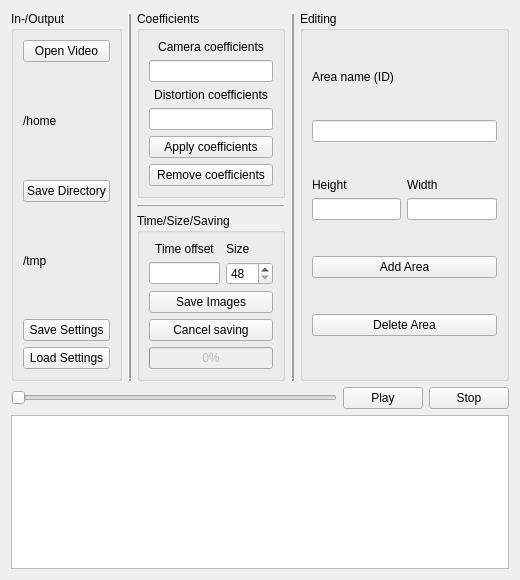
<?xml version="1.0" encoding="UTF-8"?>
<ui version="4.0">
 <class>VideoWidget</class>
 <widget class="QWidget" name="VideoWidget">
  <property name="geometry">
   <rect>
    <x>0</x>
    <y>0</y>
    <width>520</width>
    <height>580</height>
   </rect>
  </property>
  <property name="sizePolicy">
   <sizepolicy hsizetype="Preferred" vsizetype="Preferred">
    <horstretch>0</horstretch>
    <verstretch>0</verstretch>
   </sizepolicy>
  </property>
  <property name="maximumSize">
   <size>
    <width>520</width>
    <height>16777215</height>
   </size>
  </property>
  <property name="windowTitle">
   <string>Form</string>
  </property>
  <layout class="QVBoxLayout" name="verticalLayout_3">
   <item>
    <layout class="QHBoxLayout" name="horizontalLayout">
     <item>
      <widget class="QGroupBox" name="groupBox">
       <property name="title">
        <string>In-/Output</string>
       </property>
       <layout class="QVBoxLayout" name="verticalLayout_6">
        <item>
         <widget class="QPushButton" name="btnOpen">
          <property name="sizePolicy">
           <sizepolicy hsizetype="Minimum" vsizetype="Fixed">
            <horstretch>0</horstretch>
            <verstretch>0</verstretch>
           </sizepolicy>
          </property>
          <property name="text">
           <string>Open Video</string>
          </property>
         </widget>
        </item>
        <item>
         <widget class="QLabel" name="lblOpen">
          <property name="text">
           <string>/home</string>
          </property>
          <property name="textFormat">
           <enum>Qt::AutoText</enum>
          </property>
          <property name="scaledContents">
           <bool>true</bool>
          </property>
          <property name="wordWrap">
           <bool>true</bool>
          </property>
         </widget>
        </item>
        <item>
         <widget class="QPushButton" name="btnSaveDir">
          <property name="text">
           <string>Save Directory</string>
          </property>
         </widget>
        </item>
        <item>
         <widget class="QLabel" name="lblSaveDir">
          <property name="text">
           <string>/tmp</string>
          </property>
          <property name="scaledContents">
           <bool>true</bool>
          </property>
          <property name="wordWrap">
           <bool>true</bool>
          </property>
         </widget>
        </item>
        <item>
         <widget class="QPushButton" name="btnSaveSettings">
          <property name="text">
           <string>Save Settings</string>
          </property>
         </widget>
        </item>
        <item>
         <widget class="QPushButton" name="btnLoadSettings">
          <property name="text">
           <string>Load Settings</string>
          </property>
         </widget>
        </item>
       </layout>
       <zorder>lblOpen</zorder>
       <zorder>btnSaveDir</zorder>
       <zorder>btnOpen</zorder>
       <zorder>lblSaveDir</zorder>
       <zorder>btnLoadSettings</zorder>
       <zorder>btnSaveSettings</zorder>
      </widget>
     </item>
     <item>
      <widget class="QFrame" name="frame">
       <property name="frameShape">
        <enum>QFrame::VLine</enum>
       </property>
       <property name="frameShadow">
        <enum>QFrame::Raised</enum>
       </property>
       <property name="lineWidth">
        <number>3</number>
       </property>
      </widget>
     </item>
     <item>
      <layout class="QVBoxLayout" name="verticalLayout_7">
       <item>
        <widget class="QGroupBox" name="groupBox_2">
         <property name="title">
          <string>Coefficients</string>
         </property>
         <layout class="QVBoxLayout" name="verticalLayout">
          <item>
           <widget class="QLabel" name="label_3">
            <property name="sizePolicy">
             <sizepolicy hsizetype="Preferred" vsizetype="Maximum">
              <horstretch>0</horstretch>
              <verstretch>0</verstretch>
             </sizepolicy>
            </property>
            <property name="layoutDirection">
             <enum>Qt::LeftToRight</enum>
            </property>
            <property name="text">
             <string>Camera coefficients</string>
            </property>
            <property name="alignment">
             <set>Qt::AlignCenter</set>
            </property>
           </widget>
          </item>
          <item>
           <widget class="QLineEdit" name="editCamCoefficient">
            <property name="toolTip">
             <string>Enter the comma seperated camera coefficients</string>
            </property>
           </widget>
          </item>
          <item>
           <widget class="QLabel" name="label_4">
            <property name="sizePolicy">
             <sizepolicy hsizetype="Preferred" vsizetype="Maximum">
              <horstretch>0</horstretch>
              <verstretch>0</verstretch>
             </sizepolicy>
            </property>
            <property name="text">
             <string>Distortion coefficients</string>
            </property>
            <property name="alignment">
             <set>Qt::AlignCenter</set>
            </property>
           </widget>
          </item>
          <item>
           <widget class="QLineEdit" name="editDistCoefficient">
            <property name="toolTip">
             <string>Enter the comma seperated distortion coefficients</string>
            </property>
           </widget>
          </item>
          <item>
           <widget class="QPushButton" name="btnApply">
            <property name="text">
             <string>Apply coefficients</string>
            </property>
           </widget>
          </item>
          <item>
           <widget class="QPushButton" name="btnRemove">
            <property name="text">
             <string>Remove coefficients</string>
            </property>
           </widget>
          </item>
         </layout>
        </widget>
       </item>
       <item>
        <widget class="QFrame" name="frame_4">
         <property name="frameShape">
          <enum>QFrame::HLine</enum>
         </property>
         <property name="frameShadow">
          <enum>QFrame::Raised</enum>
         </property>
        </widget>
       </item>
       <item>
        <widget class="QGroupBox" name="groupBox_4">
         <property name="toolTip">
          <string>Saved images will be resized to NxN</string>
         </property>
         <property name="title">
          <string>Time/Size/Saving</string>
         </property>
         <layout class="QVBoxLayout" name="verticalLayout_8">
          <item>
           <layout class="QHBoxLayout" name="horizontalLayout_4">
            <item>
             <layout class="QVBoxLayout" name="verticalLayout_9">
              <item>
               <widget class="QLabel" name="label_8">
                <property name="sizePolicy">
                 <sizepolicy hsizetype="Preferred" vsizetype="Maximum">
                  <horstretch>0</horstretch>
                  <verstretch>0</verstretch>
                 </sizepolicy>
                </property>
                <property name="text">
                 <string>Time offset</string>
                </property>
                <property name="scaledContents">
                 <bool>false</bool>
                </property>
                <property name="alignment">
                 <set>Qt::AlignCenter</set>
                </property>
                <property name="wordWrap">
                 <bool>true</bool>
                </property>
               </widget>
              </item>
              <item>
               <widget class="QLineEdit" name="editOffset">
                <property name="toolTip">
                 <string>Set the time offset for image extraction in msec</string>
                </property>
               </widget>
              </item>
             </layout>
            </item>
            <item>
             <layout class="QVBoxLayout" name="verticalLayout_10">
              <item>
               <widget class="QLabel" name="label_2">
                <property name="text">
                 <string>Size</string>
                </property>
               </widget>
              </item>
              <item>
               <widget class="QSpinBox" name="spinSize">
                <property name="toolTip">
                 <string extracomment="Saved images will be resized to NxN"/>
                </property>
                <property name="minimum">
                 <number>48</number>
                </property>
                <property name="maximum">
                 <number>256</number>
                </property>
               </widget>
              </item>
             </layout>
            </item>
           </layout>
          </item>
          <item>
           <widget class="QPushButton" name="btnSaveImg">
            <property name="text">
             <string>Save Images</string>
            </property>
           </widget>
          </item>
          <item>
           <widget class="QPushButton" name="btnCancelSave">
            <property name="text">
             <string>Cancel saving</string>
            </property>
           </widget>
          </item>
          <item>
           <widget class="QProgressBar" name="savingProgress">
            <property name="enabled">
             <bool>false</bool>
            </property>
            <property name="value">
             <number>0</number>
            </property>
           </widget>
          </item>
         </layout>
        </widget>
       </item>
      </layout>
     </item>
     <item>
      <widget class="QFrame" name="frame_2">
       <property name="frameShape">
        <enum>QFrame::VLine</enum>
       </property>
       <property name="frameShadow">
        <enum>QFrame::Raised</enum>
       </property>
       <property name="lineWidth">
        <number>3</number>
       </property>
      </widget>
     </item>
     <item>
      <widget class="QGroupBox" name="groupBox_3">
       <property name="title">
        <string>Editing</string>
       </property>
       <layout class="QVBoxLayout" name="verticalLayout_2">
        <item>
         <widget class="QLabel" name="label">
          <property name="sizePolicy">
           <sizepolicy hsizetype="Preferred" vsizetype="Maximum">
            <horstretch>0</horstretch>
            <verstretch>0</verstretch>
           </sizepolicy>
          </property>
          <property name="text">
           <string>Area name (ID)</string>
          </property>
         </widget>
        </item>
        <item>
         <widget class="QLineEdit" name="editId"/>
        </item>
        <item>
         <layout class="QHBoxLayout" name="horizontalLayout_2">
          <item>
           <layout class="QVBoxLayout" name="verticalLayout_5">
            <property name="sizeConstraint">
             <enum>QLayout::SetDefaultConstraint</enum>
            </property>
            <item>
             <widget class="QLabel" name="label_7">
              <property name="sizePolicy">
               <sizepolicy hsizetype="Preferred" vsizetype="Maximum">
                <horstretch>0</horstretch>
                <verstretch>0</verstretch>
               </sizepolicy>
              </property>
              <property name="text">
               <string>Height</string>
              </property>
             </widget>
            </item>
            <item>
             <widget class="QLineEdit" name="editHeight"/>
            </item>
           </layout>
          </item>
          <item>
           <layout class="QVBoxLayout" name="verticalLayout_4">
            <property name="sizeConstraint">
             <enum>QLayout::SetDefaultConstraint</enum>
            </property>
            <item>
             <widget class="QLabel" name="label_6">
              <property name="sizePolicy">
               <sizepolicy hsizetype="Preferred" vsizetype="Maximum">
                <horstretch>0</horstretch>
                <verstretch>0</verstretch>
               </sizepolicy>
              </property>
              <property name="text">
               <string>Width</string>
              </property>
             </widget>
            </item>
            <item>
             <widget class="QLineEdit" name="editWidth"/>
            </item>
           </layout>
          </item>
         </layout>
        </item>
        <item>
         <widget class="QPushButton" name="btnAddArea">
          <property name="text">
           <string>Add Area</string>
          </property>
         </widget>
        </item>
        <item>
         <widget class="QPushButton" name="btnDelArea">
          <property name="text">
           <string>Delete Area</string>
          </property>
         </widget>
        </item>
       </layout>
      </widget>
     </item>
    </layout>
   </item>
   <item>
    <layout class="QHBoxLayout" name="horizontalLayout_3">
     <item>
      <widget class="QSlider" name="sldVideo">
       <property name="enabled">
        <bool>false</bool>
       </property>
       <property name="maximum">
        <number>100</number>
       </property>
       <property name="tracking">
        <bool>false</bool>
       </property>
       <property name="orientation">
        <enum>Qt::Horizontal</enum>
       </property>
       <property name="tickPosition">
        <enum>QSlider::NoTicks</enum>
       </property>
      </widget>
     </item>
     <item>
      <widget class="QPushButton" name="btnPlay">
       <property name="text">
        <string>Play</string>
       </property>
      </widget>
     </item>
     <item>
      <widget class="QPushButton" name="btnStop">
       <property name="text">
        <string>Stop</string>
       </property>
      </widget>
     </item>
    </layout>
   </item>
   <item>
    <widget class="QPlainTextEdit" name="infoText">
     <property name="sizePolicy">
      <sizepolicy hsizetype="Expanding" vsizetype="Maximum">
       <horstretch>0</horstretch>
       <verstretch>0</verstretch>
      </sizepolicy>
     </property>
     <property name="readOnly">
      <bool>true</bool>
     </property>
    </widget>
   </item>
  </layout>
 </widget>
 <resources/>
 <connections/>
</ui>
